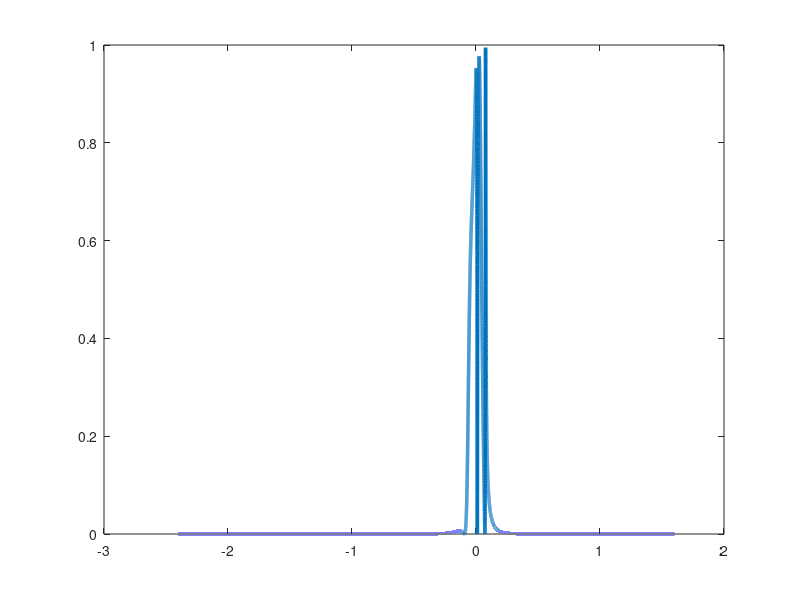

This chart was generated by the following MATLAB code:
clc;
clear;
gamma=0.05;
epsilon=0.4;
t=0.8*gamma;
phi=3.67*pi;
w=linspace(-2,2,100000);
for j=1:1:length(w)
    num(j)=4.*gamma.^2.*t.^2.*(cos((1/5).*phi).*((-2).*t.^2+(epsilon+(-1).*w( ...
  j)).^2).*(epsilon+(-1).*w(j))+t.*(t.*((-1).*t.*cos((4/5).*phi)+2.* ...
  cos((3/5).*phi).*(epsilon+(-1).*w(j)))+2.*cos((2/5).*phi).*( ...
  epsilon+t+(-1).*w(j)).*((-1).*epsilon+t+w(j)))).^2;
    deno(j)=(1/8).*(16.*t.^10+10.*t.^8.*(9.*gamma.^2+20.*(epsilon+(-1).*w(j)) ...
  .^2)+10.*t.^6.*(gamma.^4+(-8).*gamma.^2.*(epsilon+(-1).*w(j)).^2+( ...
  -40).*(epsilon+(-1).*w(j)).^4)+2.*gamma.^2.*t.*cos((1/5).*phi).*( ...
  28.*t.^6+(-188).*t.^4.*(epsilon+(-1).*w(j)).^2+t.^2.*(25.* ...
  gamma.^2+136.*(epsilon+(-1).*w(j)).^2).*(epsilon+(-1).*w(j)).^2+( ...
  -2).*(21.*gamma.^2+16.*(epsilon+(-1).*w(j)).^2).*(epsilon+(-1).*w( ...
  j)).^4).*(epsilon+(-1).*w(j))+5.*t.^4.*((-5).*gamma.^4+42.* ...
  gamma.^2.*(epsilon+(-1).*w(j)).^2+56.*(epsilon+(-1).*w(j)).^4).*( ...
  epsilon+(-1).*w(j)).^2+t.^2.*(25.*gamma.^4+(-128).*gamma.^2.*( ...
  epsilon+(-1).*w(j)).^2+(-80).*(epsilon+(-1).*w(j)).^4).*(epsilon+( ...
  -1).*w(j)).^4+2.*(gamma.^2+(epsilon+(-1).*w(j)).^2).*(9.*gamma.^2+ ...
  4.*(epsilon+(-1).*w(j)).^2).*(epsilon+(-1).*w(j)).^6+t.^2.*(28.* ...
  gamma.^2.*t.^6.*cos((8/5).*phi)+16.*t.^8.*cos(2.*phi)+gamma.^2.* ...
  t.^4.*cos((6/5).*phi).*(gamma.^2+(-48).*t.^2+84.*(epsilon+(-1).*w( ...
  j)).^2)+gamma.^2.*t.^2.*cos((4/5).*phi).*(100.*t.^4+6.*t.^2.*( ...
  gamma.^2+(-60).*(epsilon+(-1).*w(j)).^2)+((-5).*gamma.^2+148.*( ...
  epsilon+(-1).*w(j)).^2).*(epsilon+(-1).*w(j)).^2)+gamma.^2.*cos(( ...
  2/5).*phi).*((-72).*t.^6+5.*t.^4.*(3.*gamma.^2+32.*(epsilon+(-1).* ...
  w(j)).^2)+(-80).*t.^2.*(gamma.^2+2.*(epsilon+(-1).*w(j)).^2).*( ...
  epsilon+(-1).*w(j)).^2+(85.*gamma.^2+52.*(epsilon+(-1).*w(j)).^2) ...
  .*(epsilon+(-1).*w(j)).^4)+(-2).*gamma.^2.*t.*cos((3/5).*phi).*( ...
  4.*t.^4+(-5).*t.^2.*(gamma.^2+16.*(epsilon+(-1).*w(j)).^2)+3.*(5.* ...
  gamma.^2+12.*(epsilon+(-1).*w(j)).^2).*(epsilon+(-1).*w(j)).^2).*( ...
  epsilon+(-1).*w(j))+2.*t.^3.*cos(phi).*(3.*gamma.^4+80.*t.^4+4.* ...
  t.^2.*(23.*gamma.^2+(-20).*(epsilon+(-1).*w(j)).^2)+(-64).* ...
  gamma.^2.*(epsilon+(-1).*w(j)).^2+16.*(epsilon+(-1).*w(j)).^4).*( ...
  epsilon+(-1).*w(j))+48.*gamma.^2.*t.^5.*cos((7/5).*phi).*((-1).* ...
  epsilon+w(j))));
    T(j)=num(j)./deno(j);
end
plot(w-epsilon,T,'LineWidth',2.5)
